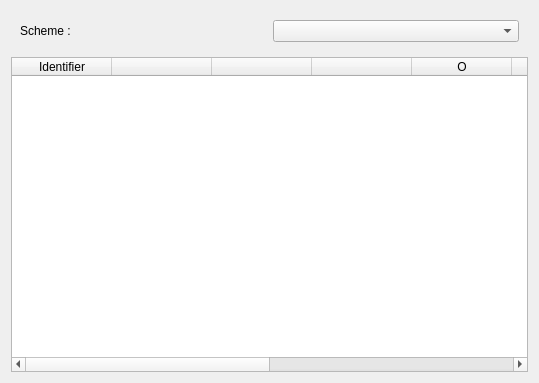
<ui version="4.0" >
 <class>FormatConfig</class>
 <widget class="QWidget" name="FormatConfig" >
  <property name="geometry" >
   <rect>
    <x>0</x>
    <y>0</y>
    <width>539</width>
    <height>383</height>
   </rect>
  </property>
  <property name="sizePolicy" >
   <sizepolicy vsizetype="MinimumExpanding" hsizetype="MinimumExpanding" >
    <horstretch>0</horstretch>
    <verstretch>0</verstretch>
   </sizepolicy>
  </property>
  <property name="windowTitle" >
   <string>Form</string>
  </property>
  <layout class="QVBoxLayout" name="verticalLayout" >
   <item>
    <widget class="QFrame" name="m_frame" >
     <property name="frameShape" >
      <enum>QFrame::NoFrame</enum>
     </property>
     <property name="frameShadow" >
      <enum>QFrame::Plain</enum>
     </property>
     <layout class="QGridLayout" name="gridLayout" >
      <item row="0" column="0" >
       <widget class="QLabel" name="label" >
        <property name="text" >
         <string>Scheme :</string>
        </property>
       </widget>
      </item>
      <item row="0" column="1" >
       <widget class="QComboBox" name="m_selector" />
      </item>
     </layout>
    </widget>
   </item>
   <item>
    <widget class="QTableWidget" name="m_table" >
     <property name="sizePolicy" >
      <sizepolicy vsizetype="MinimumExpanding" hsizetype="MinimumExpanding" >
       <horstretch>0</horstretch>
       <verstretch>0</verstretch>
      </sizepolicy>
     </property>
     <property name="selectionMode" >
      <enum>QAbstractItemView::NoSelection</enum>
     </property>
     <property name="selectionBehavior" >
      <enum>QAbstractItemView::SelectRows</enum>
     </property>
     <column>
      <property name="text" >
       <string>Identifier</string>
      </property>
     </column>
     <column>
      <property name="text" >
       <string/>
      </property>
     </column>
     <column>
      <property name="text" >
       <string/>
      </property>
     </column>
     <column>
      <property name="text" >
       <string/>
      </property>
     </column>
     <column>
      <property name="text" >
       <string>O</string>
      </property>
     </column>
     <column>
      <property name="text" >
       <string/>
      </property>
     </column>
     <column>
      <property name="text" >
       <string>W</string>
      </property>
     </column>
     <column>
      <property name="text" >
       <string/>
      </property>
     </column>
     <column>
      <property name="text" >
       <string/>
      </property>
     </column>
     <column>
      <property name="text" >
       <string/>
      </property>
     </column>
    </widget>
   </item>
  </layout>
 </widget>
 <resources/>
 <connections/>
</ui>
